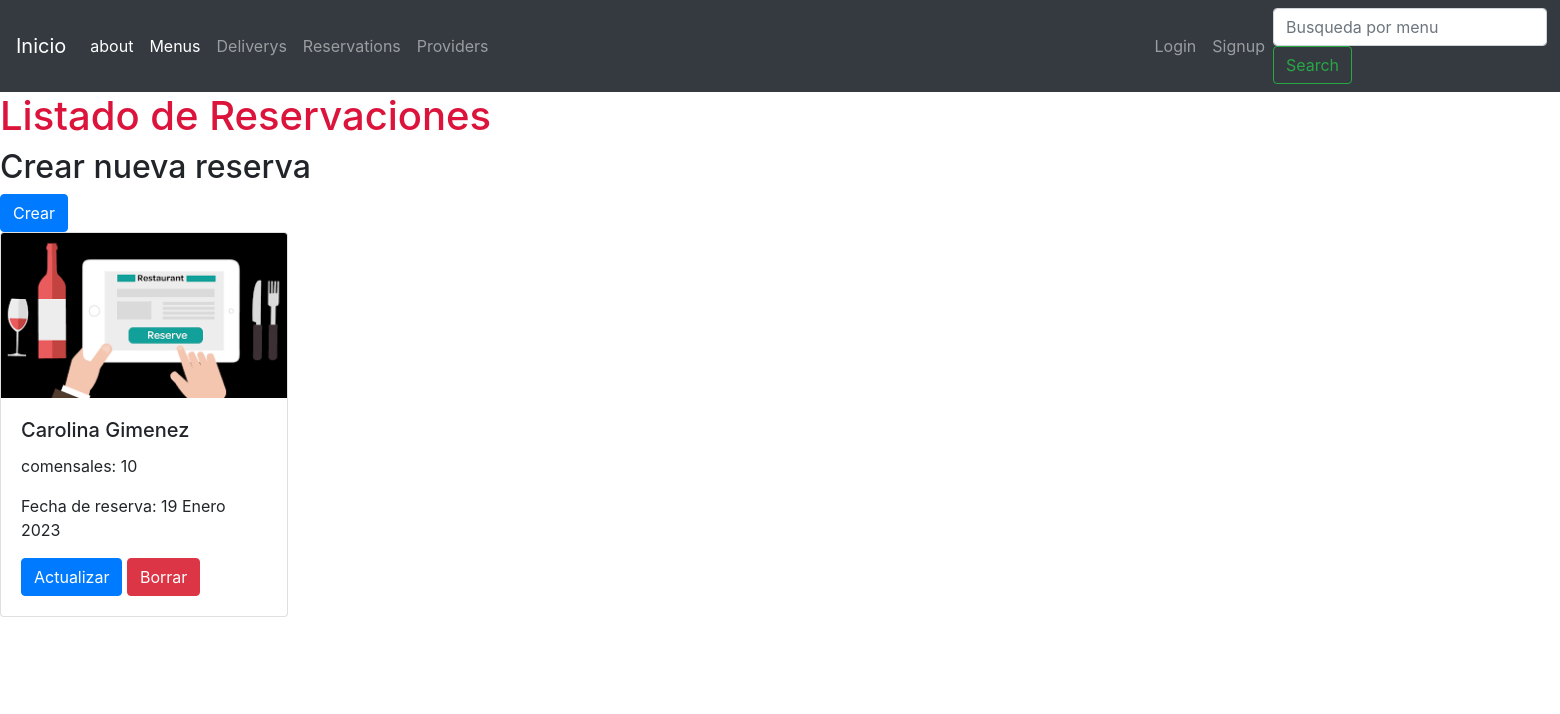
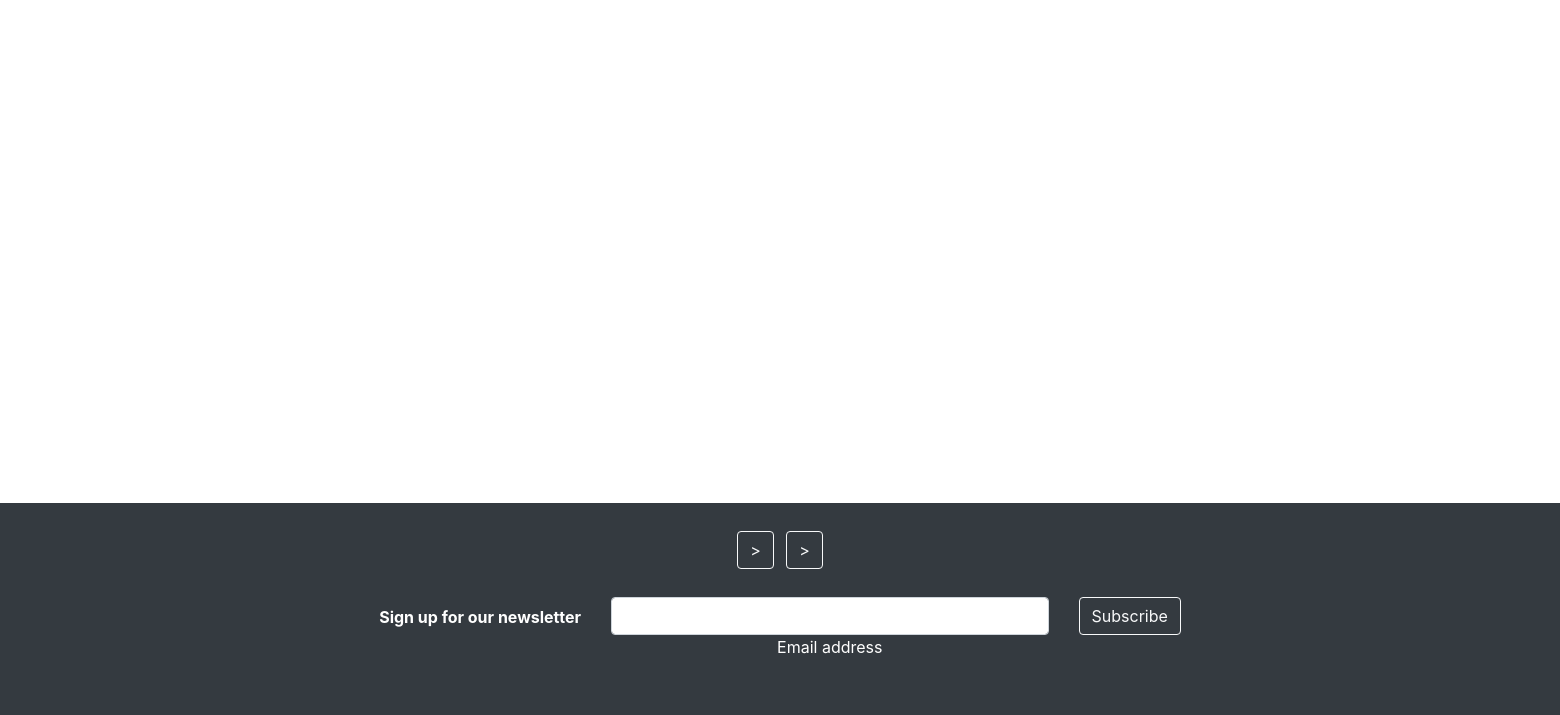
/reservations/list-reservations/, run on an earlier commit of the app's database (2 pictures, top to bottom).
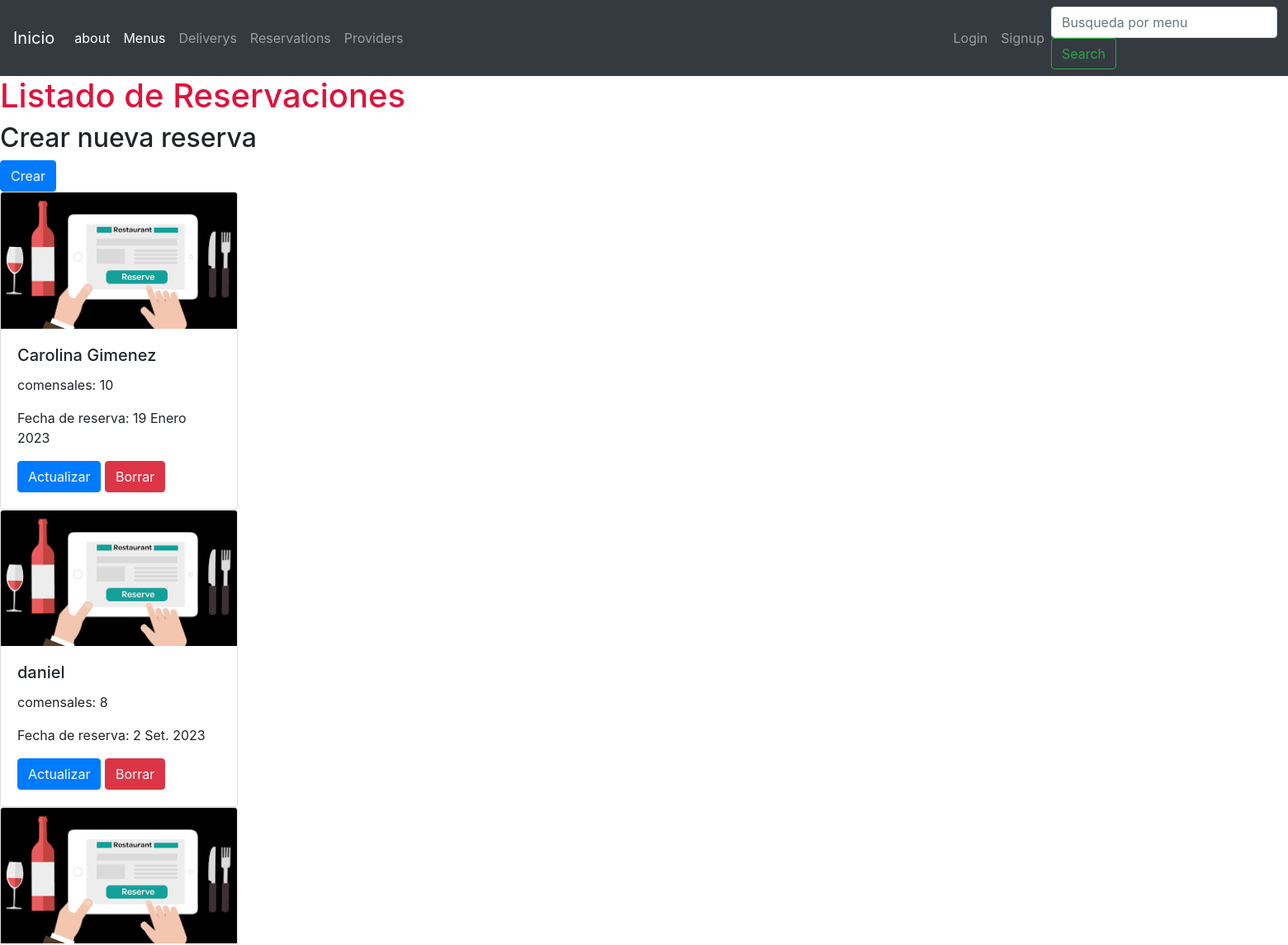
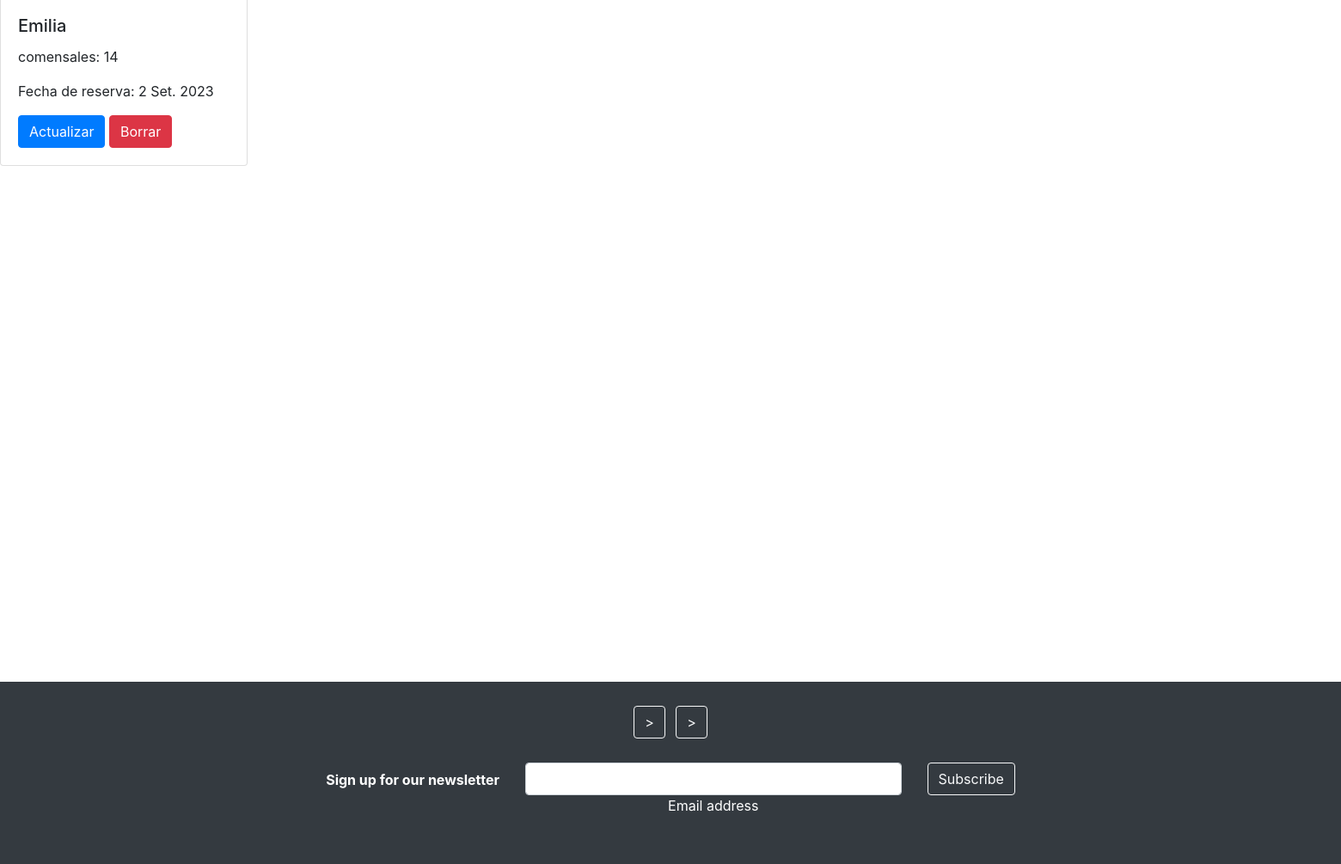
And on a later commit of the database (2 pictures, top to bottom).
### reservations/models.py (models this page shows, shortened)
class Reservations(models.Model):
    name = models.CharField(max_length=100, verbose_name= 'nombre')
    dinner = models.IntegerField(verbose_name= 'comensales')
    reservation_date = models.DateField(verbose_name= 'fecha de reserva')
    class Meta:
        verbose_name = 'Reservacion'
        verbose_name_plural = 'Reservaciones'

### reservations/views.py (the view)
# urls.py: path('list-reservations/', ReservationsListView.as_view(), name = 'list_providers'),
class ReservationsListView(ListView):
    model = Reservations
    template_name = 'reservations/list_reservations.html'
    success_url = '/reservations/list-reservations/'

### templates/reservations/list_reservations.html (shortened to what this page needs)
{% extends 'base.html' %}
{% block content %}
<h1 style="color:crimson;"> Listado de Reservaciones</h1>
<h2> Crear nueva reserva </h2>  <a href="/reservations/create-reservation/" class="btn btn-primary">Crear</a>
{% for reservation in object_list %}
<div class="card" style="width: 18rem;">
    <img class="card-img-top" alt="...">
    <div class="card-body">
      <h5 class="card-title">{{reservation.name}}</h5>
      <p class="card-text">comensales: {{reservation.dinner}}</p>
      <p>Fecha de reserva: {{reservation.reservation_date}}</p>
      <a href="/reservations/update-reservation/{{reservation.id}}" class="btn btn-primary">Actualizar</a>
      <a href="/reservations/delete-reservation/{{reservation.id}}" class="btn btn-danger">Borrar</a>
    </div>
  </div>
{% endfor %}
{% endblock %}

What changed in the data, as far as the page shows it:
added Reservations: name "daniel", dinner "8", reservation_date "2 Set. 2023"
added Reservations: name "Emilia", dinner "14", reservation_date "2 Set. 2023"
